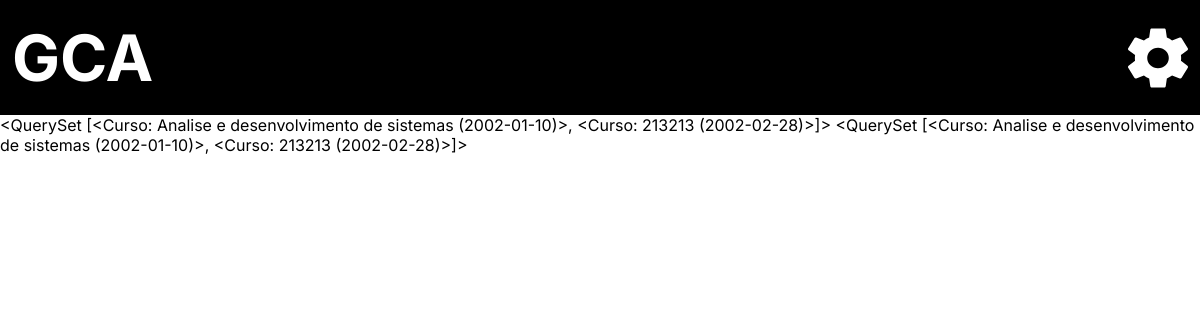
Page /adm/teste on the earlier database version.
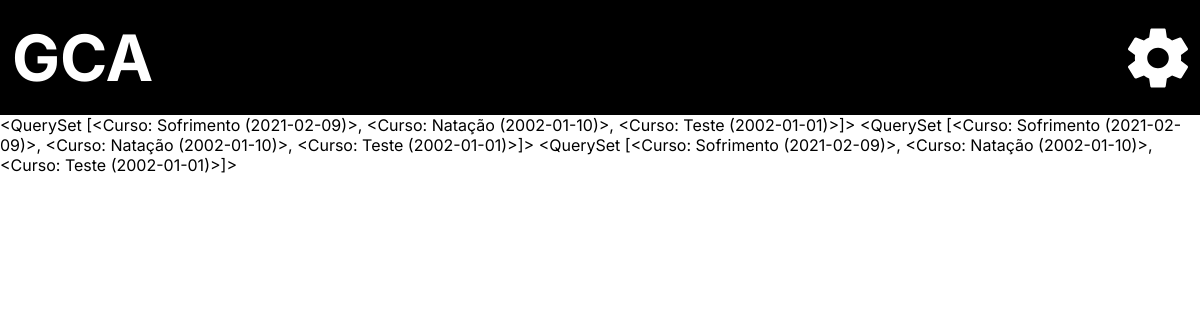
Same page on the later database version.
### administrador/models.py (models this page shows)
class Curso (models.Model):
    nome = models.CharField(("Nome do Curso"), max_length=150, null=False, blank=False)
    ano = models.DateField("Ano")
    periodos =  models.IntegerField(('Total de peridodos'), null=False, blank=False)
    disciplina = models.ManyToManyField("administrador.Disciplina", verbose_name=("Disciplinas"),blank=False)
    coordenador = models.ForeignKey(User, verbose_name=("Coordenador"), on_delete=models.SET_NULL, null=True)
    verbose_name = 'Curso'
    verbose_name_plural = 'Cursos'
    def __str__(self):
        return self.nome +' ('+ str(self.ano) +')'

### administrador/views.py (the view)
# urls.py: path('adm/teste',  teste_view, name = 'teste'),
def teste_view (request):
    disciplina = Disciplina.objects.all()
    curso = Curso.objects.all()
    context = {
        'disciplina' : disciplina,
        'curso' : curso,
    }
    return render(request, 'teste.html',  context)

### administrador/templates/teste.html (shortened to what this page needs)
{% extends 'base.html' %}
{% load static %}
{% block main %}
    {% for cursos in curso %}
        {{ curso }}
    {% endfor %}
{% endblock %}

Differences in the rows shown:
removed Curso: nome+ano "<QuerySet [<Curso: Analise e desenvolvimento de sistemas (2002-01-10)>, <Curso: 213213 (2002-02-28)>]>"
added Curso: nome+ano "<QuerySet [<Curso: Sofrimento (2021-02-09)>, <Curso: Natação (2002-01-10)>, <Curso: Teste (2002-01-01)>]>"
